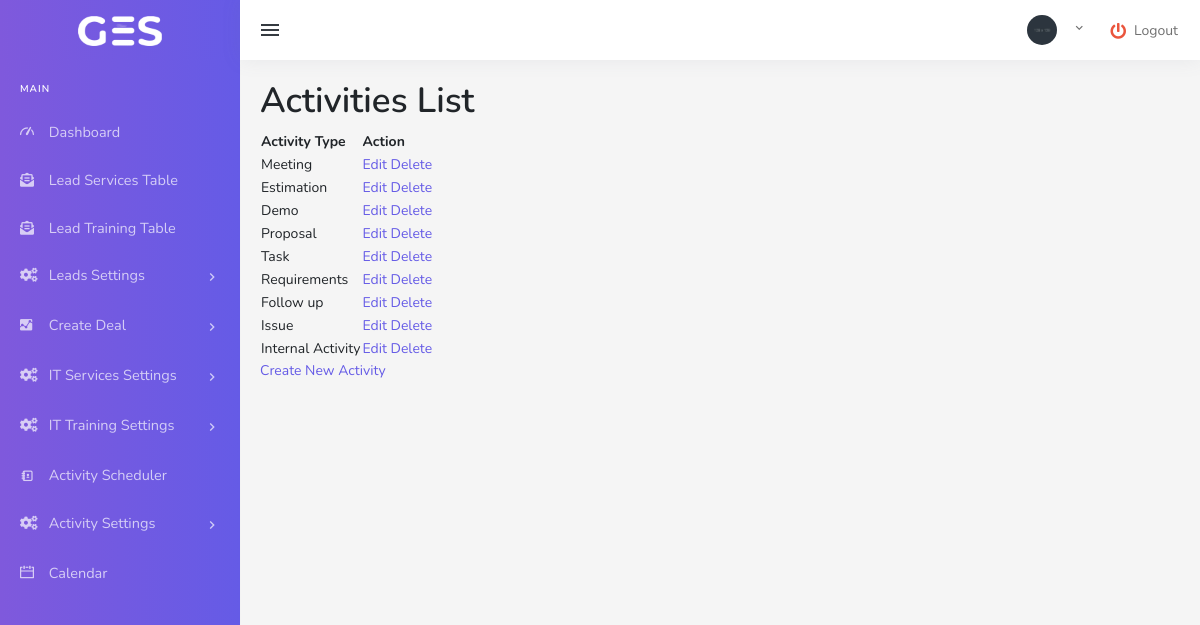
/index.php/type_of_activity, run on the app's committed database.
### tables this page shows
CREATE TABLE `type_of_activity` (
  `id` int(11) NOT NULL,
  `Type_of_Activity` varchar(255) DEFAULT NULL
);

### application/controllers/Type_of_Activity.php (called while the page is built, shortened)
<?php
class Type_of_Activity extends CI_Controller {
    public function __construct() {
        $this->load->model('Type_of_Activity_model');
    }
    public function index() {
        $data['activities'] = $this->Type_of_Activity_model->get_activities();
        $this->load->view('typeofactivity/index', $data);
    }
}

### index.php (called while the page is built, shortened)
<?php
require_once BASEPATH.'core/CodeIgniter.php';

### application/models/Type_of_Activity_model.php (called while the page is built, shortened)
<?php
class Type_of_Activity_model extends CI_Model {
    public function get_activities() {
        $query = $this->db->get('Type_of_Activity');
        if ($query) {
            return $query->result();
        } else {
            log_message('error', 'Database error: ' . $this->db->error()['message']);
            return array();
        }
    }
}

### application/views/typeofactivity/index.php (the view, shortened to what this page needs)
<h1>Activities List</h1>
<table>
    <thead>
        <tr>
            <th>Activity Type</th>
            <th>Action</th>
        </tr>
    </thead>
    <tbody>
        <?php foreach ($activities as $activity): ?>
            <tr>
                <td><?php echo $activity->Type_of_Activity; ?></td>
                <td>
                    <a href="<?php echo base_url('Type_of_Activity/update/' . $activity->id); ?>">Edit</a>
                    <a href="<?php echo base_url('Type_of_Activity/delete/' . $activity->id); ?>">Delete</a>
                </td>
            </tr>
        <?php endforeach; ?>
    </tbody>
</table>
<a href="<?php echo base_url('Type_of_Activity/create'); ?>">Create New Activity</a>

### data on the page
type_of_activity: Type_of_Activity "Meeting"
type_of_activity: Type_of_Activity "Estimation"
type_of_activity: Type_of_Activity "Demo"
type_of_activity: Type_of_Activity "Proposal"
type_of_activity: Type_of_Activity "Task"
type_of_activity: Type_of_Activity "Requirements"
type_of_activity: Type_of_Activity "Follow up"
type_of_activity: Type_of_Activity "Issue"
type_of_activity: Type_of_Activity "Internal Activity"
